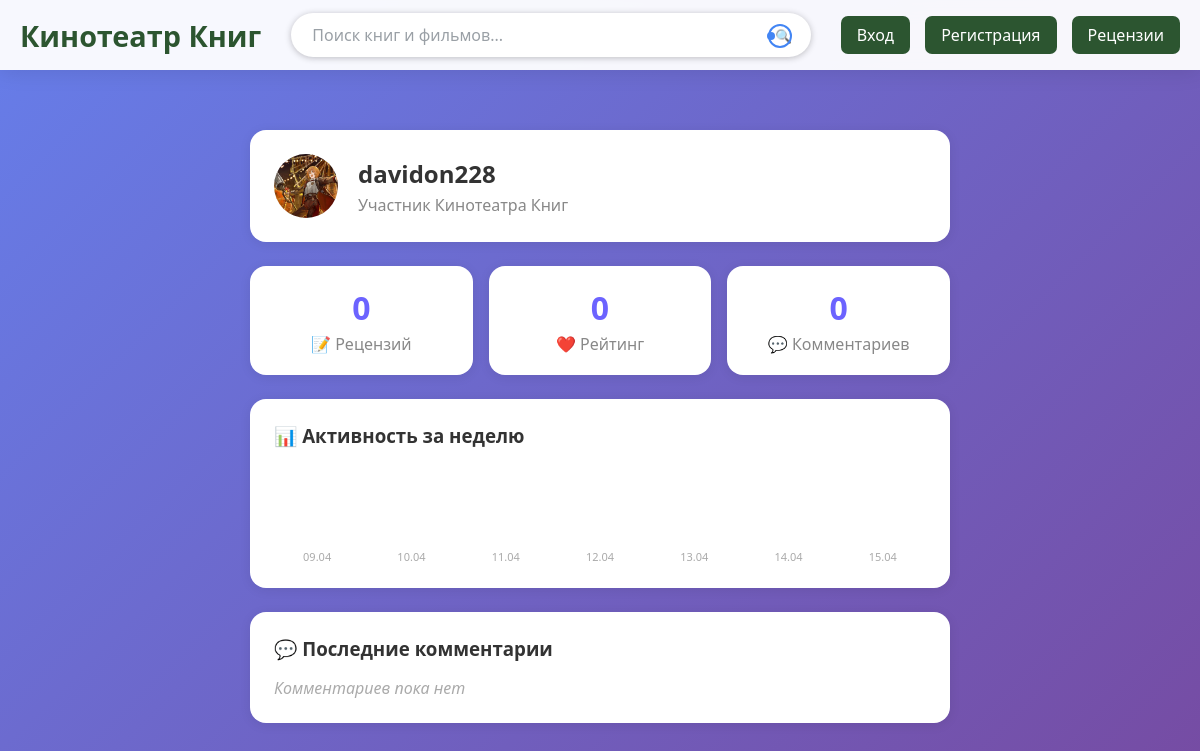
The page /profiles/davidon228 on the database its author committed.
### tables this page shows
CREATE TABLE users (
                id INTEGER PRIMARY KEY AUTOINCREMENT,
                username TEXT UNIQUE NOT NULL,
                email TEXT UNIQUE NOT NULL,
                password TEXT NOT NULL,
                is_admin INTEGER DEFAULT 0
            , avatar TEXT DEFAULT NULL);

### app.py (the view)
@app.route('/profiles/<username>')
def profile(username):
    conn = sqlite3.connect('users.db')
    cursor = conn.cursor()
    cursor.execute('SELECT id, avatar FROM users WHERE username = ?', (username,))
    user = cursor.fetchone()
    if not user:
        flash('Пользователь не найден', 'error')
        return redirect(url_for('index'))
    user_id = user[0]
    avatar = user[1]
    cursor.execute('''
        SELECT COUNT(*) FROM reviews
        WHERE user_id = ? AND status = 'approved'
    ''', (user_id,))
    reviews_count = cursor.fetchone()[0]
    cursor.execute('''
        SELECT COUNT(*)
        FROM likes l
        JOIN reviews r ON l.review_id = r.id
        WHERE r.user_id = ? AND r.status = 'approved'
    ''', (user_id,))
    total_likes = cursor.fetchone()[0]
    cursor.execute('''
        SELECT DATE(created_at) as day, COUNT(*) as count
        FROM user_activity
        WHERE user_id = ? AND created_at >= DATE('now', '-6 days')
        GROUP BY day ORDER BY day
    ''', (user_id,))
    raw_activity = dict(cursor.fetchall())
    from datetime import date, timedelta
    activity_data = []
    for i in range(6, -1, -1):
        day = (date.today() - timedelta(days=i)).isoformat()
        activity_data.append({'day': day, 'count': raw_activity.get(day, 0)})
    cursor.execute('''
        SELECT content, created_at FROM comments
        WHERE user_id = ? ORDER BY created_at DESC LIMIT 5
    ''', (user_id,))
    comments = cursor.fetchall()
    conn.close()
    return render_template('profile.html',
                           username=username,
                           avatar=avatar,
                           activity_data=activity_data,
                           comments=comments,
                           likes_count=total_likes,
                           reviews_count=reviews_count)

### templates/profile.html (shortened to what this page needs)
{% extends "base.html" %}
{% block content %}
<div class="profile-container">
    <div class="profile-header">
        <div class="profile-avatar-wrap">
            {% if avatar %}
                <img src="{{ url_for('static', filename='uploads/' + avatar) }}"
                     class="profile-avatar-img" alt="avatar">
            {% else %}
                <div class="profile-avatar">{{ username[0].upper() }}</div>
            {% endif %}
        </div>
        <div class="profile-info">
            <h2>{{ username }}</h2>
            <p class="profile-subtitle">Участник Кинотеатра Книг</p>
        </div>
    </div>
    <div class="profile-stats">
        <div class="profile-stat-card">
            <div class="stat-number">{{ reviews_count }}</div>
            <div class="stat-label">📝 Рецензий</div>
        </div>
        <div class="profile-stat-card">
            <div class="stat-number">{{ likes_count }}</div>
            <div class="stat-label">❤️ Рейтинг</div>
        </div>
        <div class="profile-stat-card">
            <div class="stat-number">{{ comments|length }}</div>
            <div class="stat-label">💬 Комментариев</div>
        </div>
    </div>
    <div class="profile-section">
        <h3>📊 Активность за неделю</h3>
        <div class="activity-graph">
            {% for day in activity_data %}
            <div class="activity-col">
                <div class="activity-label">
                    {{ day.day[8:] }}.{{ day.day[5:7] }}
                </div>
            </div>
            {% endfor %}
        </div>
    </div>
    <div class="profile-section">
        <h3>💬 Последние комментарии</h3>
        {% if comments %}
            {% for comment in comments %}
            <div class="comment-item">
                <p class="comment-text">{{ comment[0] }}</p>
                <span class="comment-date">{{ comment[1][:10] }}</span>
            </div>
            {% endfor %}
        {% else %}
            <p class="empty-state">Комментариев пока нет</p>
        {% endif %}
    </div>
</div>
{% endblock %}

### static/style.css (style rules this page uses)
* { margin: 0; padding: 0; box-sizing: border-box; }
body { font-family: 'Segoe UI', Tahoma, Geneva, Verdana, sans-serif; background: linear-gradient(135deg, #667eea 0%, #764ba2 100%); min-height: 100vh; color: #333; }
.stat-number { font-size: 2.2rem; font-weight: bold; color: #667eea; margin: 0; }
.profile-container { max-width: 700px; margin: 40px auto; display: flex; flex-direction: column; gap: 24px; }
.profile-header { display: flex; align-items: center; gap: 20px; background: white; padding: 24px; border-radius: 16px; box-shadow: 0 2px 12px rgba(0,0,0,0.08); }
.profile-subtitle { color: #888; margin-top: 4px; }
.profile-stats { display: flex; gap: 16px; }
.profile-stat-card { flex: 1; background: white; border-radius: 16px; padding: 20px; text-align: center; box-shadow: 0 2px 12px rgba(0,0,0,0.08); }
.profile-stat-card .stat-number { font-size: 32px; font-weight: bold; color: #6c63ff; }
.profile-stat-card .stat-label { color: #888; margin-top: 4px; }
.profile-section { background: white; border-radius: 16px; padding: 24px; box-shadow: 0 2px 12px rgba(0,0,0,0.08); }
.profile-section h3 { margin-bottom: 16px; }
.activity-graph { display: flex; align-items: flex-end; gap: 8px; height: 100px; }
.activity-col { flex: 1; display: flex; flex-direction: column; align-items: center; gap: 6px; }
.activity-label { font-size: 11px; color: #aaa; }
.empty-state { color: #aaa; font-style: italic; }
.profile-avatar-wrap { position: relative; width: 64px; height: 64px; }
.profile-avatar-img { width: 64px; height: 64px; border-radius: 50%; object-fit: cover; }

### rows shown on the page
users: avatar (picture), username "davidon228"

### other values the page prints
{{ reviews_count }} "0"
{{ likes_count }} "0"
{{ comments|length }} "0"
{{ day.day[8:] }} "09" "10" "11" "12" "13" "14" "15"
{{ day.day[5:7] }} "04" "04" "04" "04" "04" "04" "04"
